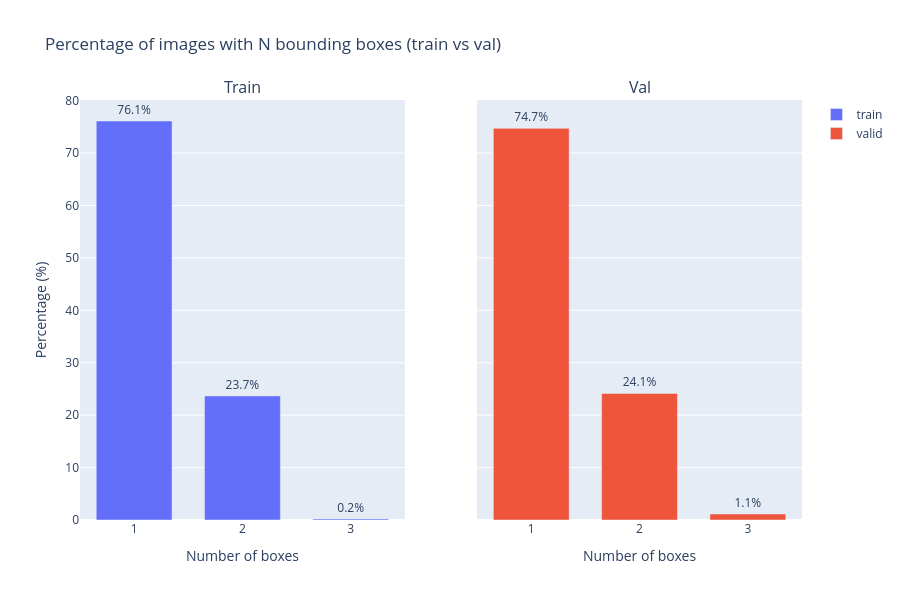

The notebook cell saved with this chart:
### Code cell
from plotly.subplots import make_subplots
import plotly.graph_objects as go

fig = make_subplots(rows=1, cols=2, subplot_titles=["Train", "Val"], shared_xaxes=True, shared_yaxes=True)

for i, split in enumerate(["train", "valid"], 1):
    counts = boxes_per_image[split]
    total = len(counts)
    unique_vals = sorted(set(counts))
    percentages = [100 * counts.count(v) / total for v in unique_vals]
    
    fig.add_trace(go.Bar(
        x=unique_vals,
        y=percentages,
        name=split,
        text=[f"{p:.1f}%" for p in percentages],
        textposition="outside"
    ), row=1, col=i)

fig.update_layout(title="Percentage of images with N bounding boxes (train vs val)", bargap=0.3, height=600)
fig.update_xaxes(title_text="Number of boxes", tickmode="linear", dtick=1)
fig.update_yaxes(title_text="Percentage (%)", col=1)
fig.show()

### Figure 1 — Plotly figure (JSON) as saved in the notebook; plotly's stock layout.template omitted (floating-point values rounded to 4 significant figures)
{"data": [{"name": "train", "text": ["76.1%", "23.7%", "0.2%"], "textposition": "outside", "type": "bar", "x": [1, 2, 3], "xaxis": "x", "y": [76.11, 23.67, 0.2123], "yaxis": "y"}, {"name": "valid", "text": ["74.7%", "24.1%", "1.1%"], "textposition": "outside", "type": "bar", "x": [1, 2, 3], "xaxis": "x2", "y": [74.71, 24.14, 1.149], "yaxis": "y2"}], "layout": {"annotations": [{"font": {"size": 16}, "showarrow": false, "text": "Train", "x": 0.225, "xanchor": "center", "xref": "paper", "y": 1, "yanchor": "bottom", "yref": "paper"}, {"font": {"size": 16}, "showarrow": false, "text": "Val", "x": 0.775, "xanchor": "center", "xref": "paper", "y": 1, "yanchor": "bottom", "yref": "paper"}], "bargap": 0.3, "height": 600, "title": {"text": "Percentage of images with N bounding boxes (train vs val)"}, "xaxis": {"anchor": "y", "domain": [0, 0.45], "dtick": 1, "tickmode": "linear", "title": {"text": "Number of boxes"}}, "xaxis2": {"anchor": "y2", "domain": [0.55, 1], "dtick": 1, "tickmode": "linear", "title": {"text": "Number of boxes"}}, "yaxis": {"anchor": "x", "domain": [0, 1], "title": {"text": "Percentage (%)"}}, "yaxis2": {"anchor": "x2", "domain": [0, 1], "matches": "y", "showticklabels": false}}}
